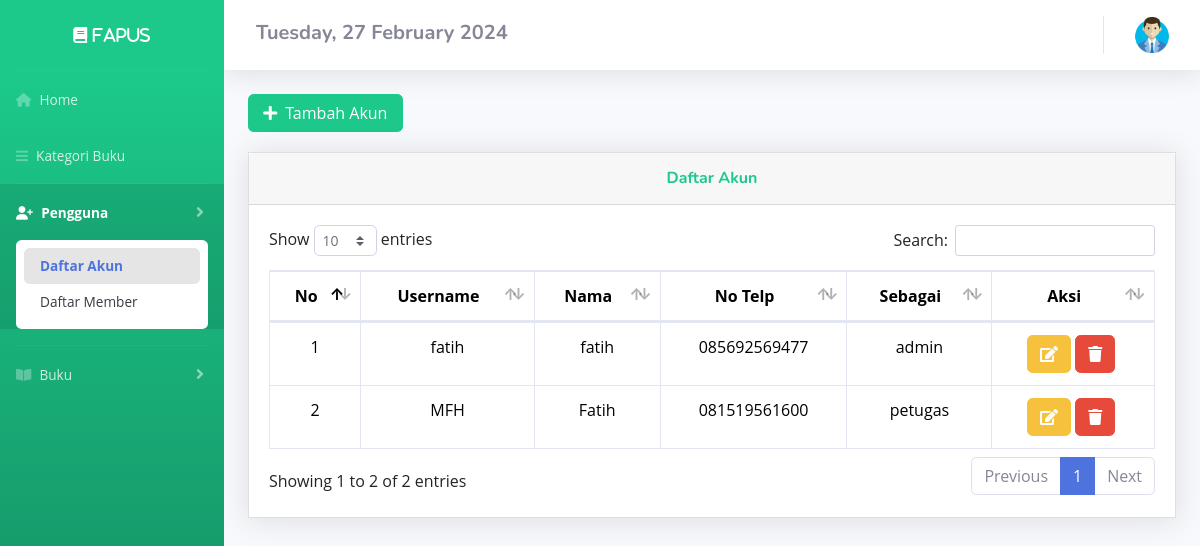
Page /DashboardAdmin/akun.php (signed in) on the committed database.
### tables this page shows
CREATE TABLE `user` (
  `id` int(11) NOT NULL,
  `username` varchar(50) NOT NULL,
  `password` varchar(50) NOT NULL,
  `nama` varchar(50) NOT NULL,
  `no_telp` varchar(50) NOT NULL,
  `sebagai` varchar(50) NOT NULL
);

### config/config.php (called while the page is built, shortened)
<?php
$host = "127.0.0.1";
$username = "root";
$password = "";
$database_name = "ukk_fatih";
$connection = mysqli_connect($host, $username, $password, $database_name);
function queryReadData($dataKategori)
{
  global $connection;
  $result = mysqli_query($connection, $dataKategori);
  $items = [];
  while ($item = mysqli_fetch_assoc($result)) {
    $items[] = $item;
  }
  return $items;
}

### DashboardAdmin/akun.php (the view, shortened to what this page needs)
<?php
require "../config/config.php";
$member = queryReadData("SELECT * FROM user where id");
?>
<!DOCTYPE html>
<html lang="en">
<head>
  <link href="https://cdn.jsdelivr.net/npm/bootstrap@5.3.2/dist/css/bootstrap.min.css" rel="stylesheet">
  <link href="../assets2/vendor/fontawesome-free/css/all.min.css" rel="stylesheet" type="text/css">
  <link href="../assets2/css/sb-admin-2.min.css" rel="stylesheet">
  <link href="../assets2/vendor/datatables/dataTables.bootstrap4.min.css" rel="stylesheet">
  <link rel='stylesheet' href='https://cdnjs.cloudflare.com/ajax/libs/font-awesome/5.15.0/css/all.min.css'>
  <link rel="stylesheet" href="../assets/style3.css">
</head>
<body id="page-top">
  <div id="wrapper">
    <ul class="navbar-nav bg-gradient-success sidebar sidebar-dark accordion" id="accordionSidebar">
      <div class="sticky-top">
        <a class="sidebar-brand d-flex align-items-center justify-content-center" href="akun.php">
          <div class="sidebar-brand-text fas fa-book"> Fapus</div>
        </a>
        <hr class="sidebar-divider my-0">
        <li class="nav-item">
          <a class="nav-link" href="index.php">
            <i class="fa-solid fa-house"></i>
            <span>Home</span></a>
        </li>
        <li class="nav-item">
          <a class="nav-link" href="kategori.php">
            <i class="fas fa-bars"></i>
            <span>Kategori Buku</span></a>
        </li>
        <hr class="sidebar-divider my-0">
        <li class="nav-item active">
          <a class="nav-link collapsed" href="#" data-toggle="collapse" data-target="#collapseTwo" aria-expanded="true" aria-controls="collapseTwo">
            <i class="fa-solid fa-user-plus"></i>
            <span>Pengguna</span>
          </a>
          <div id="collapseTwo" class="collapse show" aria-labelledby="headingTwo" data-parent="#accordionSidebar">
            <div class="bg-white py-2 collapse-inner rounded ">
              <a class="collapse-item active" href="akvn.php">Daftar Akun</a>
              <a class="collapse-item" href="member.php">Daftar Member</a>
            </div>
          </div>
        </li>
        <hr class="sidebar-divider my-0">
        <li class="nav-item">
          <a class="nav-link collapsed" href="#" data-toggle="collapse" data-target="#collapseUtilities" aria-expanded="true" aria-controls="collapseUtilities">
            <i class="fas fa-book-open"></i>
            <span>Buku</span>
          </a>
        </li>
    </ul>
    <?php
    $day = date('l');
    $dayOfMonth = date('d');
    $month = date('F');
    $year = date('Y');
    ?>
    <div id="content-wrapper" class="d-flex flex-column">
      <div id="content">
        <nav class="navbar navbar-expand navbar-light bg-white topbar mb-4 static-top shadow">
          <h5 class="mt-1 mx-3 fw-bold"><span class="fs-5 text-secondary"> <?php echo $day . ", " . $dayOfMonth . " " . " " . $month . " " . $year; ?> </span></h5>
          <ul class="navbar-nav ml-auto">
            <li class="nav-item dropdown no-arrow">
              <a class="nav-link dropdown-toggle" href="#" id="userDropdown" role="button" data-toggle="dropdown" aria-haspopup="true" aria-expanded="false">
                <img src="../assets/user.png" alt="memberLogo" width="40px">
              </a>
            </li>
          </ul>
        </nav>
        <div class="container-fluid">
          <button style="margin-bottom:20px" data-toggle="modal" data-target="#myModal" class="btn btn-success col-md-2"><span class="glyphicon glyphicon-plus"></span><i class="fas fa-plus mr-2"></i>Tambah Akun</button>
          <div class="card shadow mb-4">
            <div class="card-header py-3">
              <h6 class="m-0 font-weight-bold text-success">Daftar Akun</h6>
            </div>
            <div class="card-body">
              <div class="table-responsive">
                <table class="table table-bordered" id="dataTable" width="100%" cellspacing="0">
                  <thead>
                    <tr align="center">
                      <th>No</th>
                      <th>Username</th>
                      <th>Nama</th>
                      <th>No Telp</th>
                      <th>Sebagai</th>
                      <th>Aksi</th>
                    </tr>
                  </thead>
                  <tbody>
                    <?php
                    $no = 1;
                    foreach ($member as $item) :
                      $id = $item['id'];
                    ?>
                      <tr>
                        <td align="center"><?php echo $no++ ?></td>
                        <td align="center"><?php echo $item['username'] ?></td>
                        <td align="center"><?php echo $item['nama'] ?></td>
                        <td align="center"><?php echo $item['no_telp'] ?></td>
                        <td align="center"><?php echo $item['sebagai'] ?></td>
                        <td align="center">
                          <a title="edit" data-toggle="modal" data-target="#edit<?= $id; ?>" class="btn btn-warning" title="Edit"><i class="fas fa-edit"></i></a>
                          <a title="hapus" data-toggle="modal" data-target="#del<?= $id; ?>" class="btn btn-danger" title="Hapus"><i class="fas fa-trash"></i></a>&nbsp;
                        </td>
                      </tr>
                    <?php endforeach; ?>
                  </tbody>
                </table>
              </div>
            </div>
          </div>
        </div>
      </div>
</body>
</html>

### assets/style3.css (style rules this page uses)
:root { --font-family-sans-serif: "Open Sans", -apple-system, BlinkMacSystemFont, "Segoe UI", Roboto, "Helvetica Neue", Arial, sans-serif, "Apple Color Emoji", "Segoe UI Emoji", "Segoe UI Symbol", "Noto Color Emoji"; }
*, *::before, *::after { -webkit-box-sizing: border-box; box-sizing: border-box; }
html { font-family: sans-serif; line-height: 1.15; -webkit-text-size-adjust: 100%; -webkit-tap-highlight-color: rgba(0, 0, 0, 0); }
nav { display: block; }
body { margin: 0; font-family: "Open Sans", -apple-system, BlinkMacSystemFont, "Segoe UI", Roboto, "Helvetica Neue", Arial, sans-serif, "Apple Color Emoji", "Segoe UI Emoji", "Segoe UI Symbol", "Noto Color Emoji"; font-size: 1rem; font-weight: 400; line-height: 1.5; color: #515151; text-align: left; background-color: #e9edf4; }
h1, h2, h3, h4, h5, h6 { margin-top: 0; margin-bottom: 0.5rem; }
a { color: #3f84fc; text-decoration: none; background-color: transparent; }
h1, h2, h3, h4, h5, h6, .h1, .h2, .h3, .h4, .h5, .h6 { font-family: "Nunito", sans-serif; margin-bottom: 0.5rem; font-weight: 500; line-height: 1.2; }
.card { position: relative; display: -webkit-box; display: -webkit-flex; display: -ms-flexbox; display: flex; -webkit-box-orient: vertical; -webkit-box-direction: normal; -webkit-flex-direction: column; -ms-flex-direction: column; flex-direction: column; min-width: 0; word-wrap: break-word; background-color: #fff; background-clip: border-box; border: 1px solid rgba(0, 0, 0, 0.125); border-radius: 0; }
.card-body { -webkit-box-flex: 1; -webkit-flex: 1 1 auto; -ms-flex: 1 1 auto; flex: 1 1 auto; padding: 1.25rem; }
.card-header { padding: 0.75rem 1.25rem; margin-bottom: 0; background-color: rgba(0, 0, 0, 0.03); border-bottom: 1px solid rgba(0, 0, 0, 0.125); text-align: center; }
.active { background: rgba(0, 0, 0, 0.1); }

### rows in the picture
user: username "fatih", nama "fatih", no_telp "085692569477", sebagai "admin"
user: username "MFH", nama "Fatih", no_telp "081519561600", sebagai "petugas"
